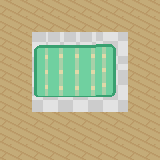

This is a level from a 2D game, rendered from its Tiled map with the project's own tilesets. A one-line summary and the complete map file follow:
An orthogonal 10x10 tile map with 16x16 px tiles, 2 tile layers (Tile Layer 1, Tile Layer 2).

<map version="1.0" tiledversion="1.1.0" orientation="orthogonal" renderorder="right-down" width="10" height="10" tilewidth="16" tileheight="16" infinite="0" nextobjectid="1">
 <tileset firstgid="1" source="pallet_town.tsx" />
 <layer name="Tile Layer 1" width="10" height="10">
  <data encoding="csv">
1283,1283,1283,1283,1283,1283,1283,1283,1283,1283,
1283,1283,1283,1283,1283,1283,1283,1283,1283,1283,
1283,1283,1283,1283,1283,1283,1283,1283,1283,1283,
1283,1283,1283,1283,1283,1283,1283,1283,1283,1283,
1283,1283,1283,1283,1283,1283,1283,1283,1283,1283,
1283,1283,1283,1283,1283,1283,1283,1283,1283,1283,
1283,1283,1283,1283,1283,1283,1283,1283,1283,1283,
1283,1283,1283,1283,1283,1283,1283,1283,1283,1283,
1283,1283,1283,1283,1283,1283,1283,1283,1283,1283,
1283,1283,1283,1283,1283,1283,1283,1283,1283,1283
</data>
 </layer>
 <layer name="Tile Layer 2" width="10" height="10">
  <data encoding="csv">
0,0,0,0,0,0,0,0,0,0,
0,0,0,0,0,0,0,0,0,0,
0,0,943,945,945,945,992,993,0,0,
0,0,985,1029,1029,1029,1034,1035,0,0,
0,0,1027,1029,1029,1029,1118,1119,0,0,
0,0,1069,1029,1029,1029,1160,1161,0,0,
0,0,1198,1199,1200,1201,1202,1203,0,0,
0,0,0,0,0,0,0,0,0,0,
0,0,0,0,0,0,0,0,0,0,
0,0,0,0,0,0,0,0,0,0
</data>
 </layer>
</map>
